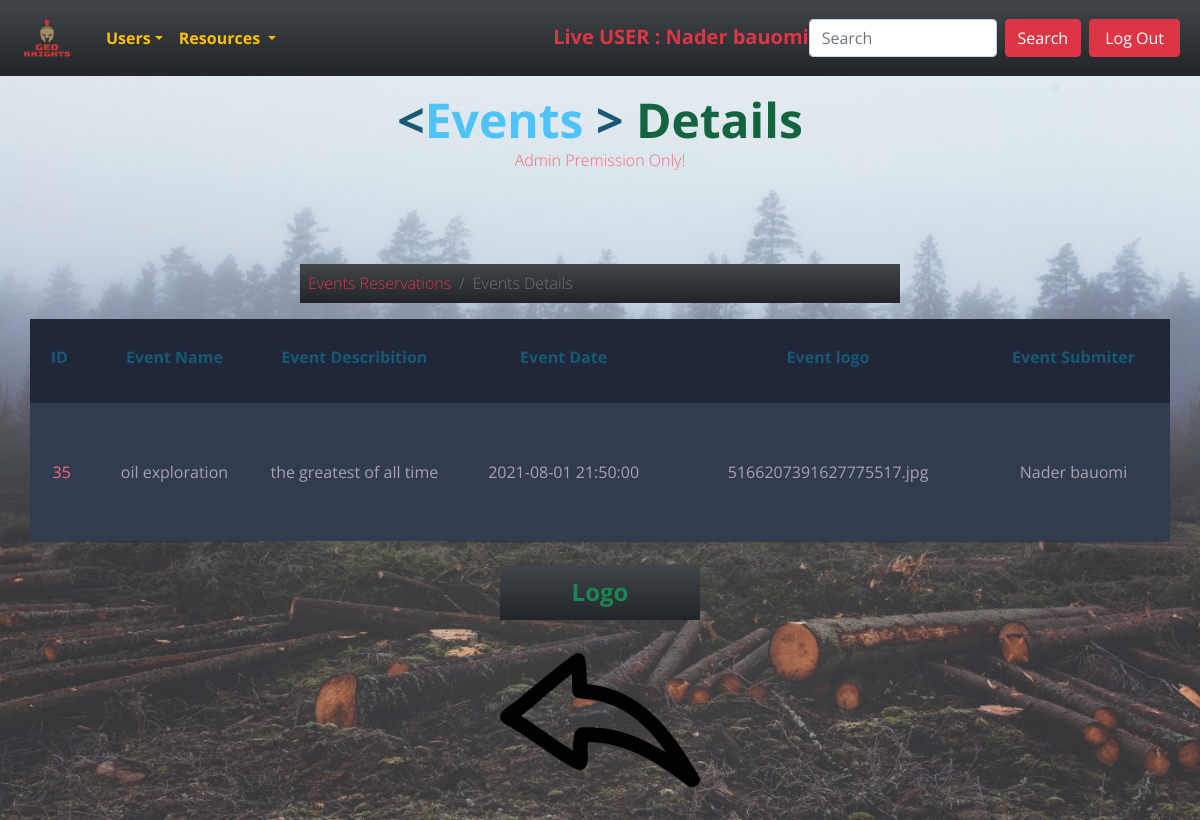
Page /admin/resources/eventsReservations/eventDeatails.php?id=35 (signed in) on the earlier database version.
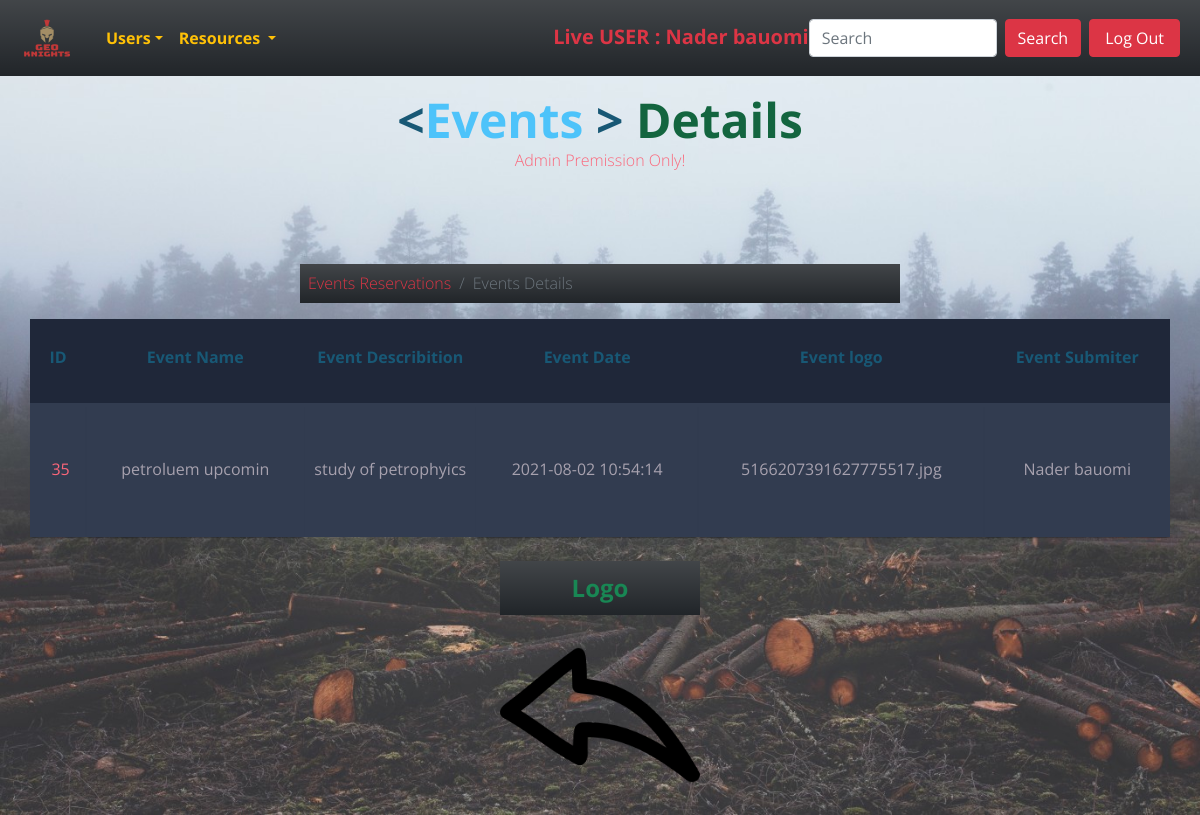
Same page on the later database version.
### tables this page shows
CREATE TABLE `events` (
  `id` int(11) NOT NULL,
  `event_name` char(60) NOT NULL,
  `event_describtion` varchar(200) NOT NULL,
  `eventDate` timestamp NOT NULL DEFAULT current_timestamp() ON UPDATE current_timestamp(),
  `event_logo` varchar(110) NOT NULL,
  `event_submiter` int(11) DEFAULT NULL
);

CREATE TABLE `users` (
  `id` int(11) NOT NULL,
  `name` char(50) NOT NULL,
  `email` char(80) NOT NULL,
  `password` char(50) NOT NULL,
  `phone` char(11) NOT NULL,
  `gender` char(40) NOT NULL,
  `user_type` int(11) DEFAULT NULL
);

### helpers/paths.php (called while the page is built, shortened)
<?php
function project($dis){
    return "http://" . $_SERVER['SERVER_NAME'] . "/g2p/" . $dis;
}
function resources($dis){
    return "http://" . $_SERVER['SERVER_NAME'] . "/g2p/admin/resources/" . $dis;
}
function login($dis){
    return $txt = "http://" . $_SERVER['SERVER_NAME'] . "/g2p/login/" . $dis;
}
function css($dis){
    return   "http://" . $_SERVER['SERVER_NAME'] . "/g2p/assests/css/" . $dis;
}
function images($dis){
    return "http://" . $_SERVER['SERVER_NAME'] . "/g2p/assests/images/" . $dis;
}
?>

### helpers/functions.php (called while the page is built, shortened)
<?php
function Sanitize($input, $flag)
{
    $sanitize_var = $input;
    switch ($flag) {
        case 1:
            $sanitize_var = filter_var($sanitize_var, FILTER_SANITIZE_NUMBER_INT);
            break;
    }
    return $sanitize_var;
}

### admin/resources/eventsReservations/eventDeatails.php (the view, shortened to what this page needs)
<?php
require "../../../helpers/paths.php";
require "../../../helpers/functions.php";
require '../../../helpers/dbConnection.php';
require '../../../layout/navAdmin.php';
$id  = Sanitize($_GET['id'], 1);
if (!Validator($id, 3)) {
    $_SESSION['message'] = $errorMessages;
    header("Location: " . resources('eventsReservations/index.php'));
} else {
    $sql = "select events.* , users.id as userID , users.name as submiter from events join users on events.event_submiter = users.id where events.id= $id ";
    $op = mysqli_query($con, $sql);
}
?>
<!DOCTYPE html>
<html lang="en">
<head>
    <link rel="stylesheet" href="<?php echo css('display.css') ?>">
</head>
<body>
    <h1 class="head"><span class="blue">&lt;</span>Events <span class="blue">&gt;</span> <span class="yellow">Details</pan>
    </h1>
    <h2>Admin Premission Only! <br><br>
    </h2>
    <ol class="breadcrumb bg-gradient bg-dark p-2 mx-auto mt-5 w-50 ">
        <li class="breadcrumb-item"><a class="text-decoration-none text-danger" href="<?php echo resources('eventsReservations/index.php') ?>">Events Reservations</a></li>
        <li class="breadcrumb-item active ">Events Details</li>
    </ol>
    <div class="d-flex flex-column justify-content-space-between">
        <table class="container">
            <thead>
                <tr>
                    <th>
                        <h1>ID</h1>
                    </th>
                    <th>
                        <h1>Event Name</h1>
                    </th>
                    <th>
                        <h1>Event Describition</h1>
                    </th>
                    <th>
                        <h1> Event Date</h1>
                    </th>
                    <th>
                        <h1> Event logo</h1>
                    </th>
                    <th>
                        <h1>Event Submiter</h1>
                    </th>
                </tr>
            </thead>
            <tbody>
                <?php while ($data = mysqli_fetch_assoc($op)) { ?>
                    <tr>
                        <td><?php echo $data['id']; ?></td>
                        <td><?php echo $data['event_name']; ?></td>
                        <td style="white-space: nowrap;overflow: hidden;text-overflow: ellipsis; width:8%"><?php echo $data['event_describtion']; ?></td>
                        <td style="text-align: center;"><?php echo $data['eventDate']; ?></td>
                        <td id="cellLogo"><?php echo $data['event_logo']; ?></td>
                        <td><?php echo $data['submiter']; ?></td>
                    </tr>
            </tbody>
        </table>
        <div class="logoPic col-lg-2 align-self-center col-4 mt-4">
            <div class="card-body  bg-gradient bg-dark">
                <p class="card-text text-success text-center fw-bold fs-4">Logo</p>
            </div>
            <img id="eventLogo" src=" <?php echo images('eventsLogos/') . $data['event_logo'] ?>" class="card-img-top" alt="logo">
        </div>
    <?php } ?>
    </div>
</body>
</html>

### layout/navAdmin.php (shortened to what this page needs)
<!DOCTYPE html>
<html lang="en">
<head>
    <link href="https://cdn.jsdelivr.net/npm/bootstrap@5.0.2/dist/css/bootstrap.min.css" rel="stylesheet">
</head>
<body>
    <header style="z-index: 9999;">
        <div class="logo">
            <nav class="navbar navbar-expand-lg navbar-light bg-dark bg-gradient ">
                <div class="container-fluid">
                    <a class="navbar-brand" href="<?php echo project('admin/index.php') ?>">
                        <img src="<?php echo images('logo.png'); ?>" alt="" width="70" height="50">
                    </a>
                    <div class="collapse navbar-collapse" id="navbarSupportedContent">
                        <ul class="navbar-nav me-auto mb-2 mb-lg-0 text-warning">
                            <li class="nav-item dropdown ">
                                <a class="nav-link dropdown-toggle text-warning fw-bold" href="#" id="navbarDropdown" data-bs-toggle="dropdown">Users</a>
                            </li>
                            <li class="nav-item dropdown">
                                <a class="nav-link dropdown-toggle text-warning fw-bold" href="#" id="navbarDropdown" data-bs-toggle="dropdown">
                                    Resources
                                </a>
                            </li>
                        </ul>
                        <marquee behavior="" direction=""><span class="mx-auto text-danger fw-bold fs-5">Live USER : <?php echo $_SESSION['users']["name"]; ?></span></marquee>
                        <form class="d-flex col-3 ">
                            <input class="form-control me-2 " type="search" placeholder="Search" aria-label="Search">
                            <button class="btn btn-danger text-white" type="submit">Search</button>
                        </form>
                        <a href="<?php echo login('logout.php') ?>" class="btn btn-danger text-white mx-2 col-1" type="submit">Log Out</a>
                    </div>
                </div>
            </nav>
        </div>
    </header>
</body>
</html>

### assests/css/display.css (style rules this page uses)
body { font-family: 'Open Sans', sans-serif; font-weight: 300; line-height: 1.42em; color: #A7A1AE; background: url(../images/bg.jpg); background-size: cover; background-repeat: no-repeat; perspective: 300px; }
h1 { font-size: 3em; font-weight: 300; line-height: 1em; color: #4DC3FA; font-weight: bold; text-align: center; }
h2 { font-size: 1em; font-weight: 300; text-align: center; display: block; line-height: 1em; padding-bottom: 2em; color: #FB667A; }
.blue { color: #185875; }
.yellow { color: #13653f; }
.container th h1 { font-weight: bold; font-size: 1em; text-align: center; color: #185875; }
.container td { font-weight: normal; font-size: 1em; -webkit-box-shadow: 0 2px 2px -2px #0E1119; -moz-box-shadow: 0 2px 2px -2px #0E1119; box-shadow: 0 2px 2px -2px #0E1119; }
.container { text-align: center; width: 100%; margin: 0 auto; display: table; padding: 0 0 8em 0; width: 100%; }
.container td, .container th { padding: 30px 10px; }
.container tr:nth-child(odd) { background-color: #323C50; }
.container th { background-color: #1F2739; }
.container td:first-child { color: #FB667A; padding-left: 15px; }
.container td:last-child { display: flex; flex-direction: column; align-items: center; justify-content: space-evenly; padding: 30% 10px; }

### layout/navAdmin.php (style rules this page uses)
header { position: sticky; top: 0; width: 100%; }
ul { z-index: 9999 !important; }

### admin/resources/eventsReservations/eventDeatails.php (style rules this page uses)
.head { margin-top: 20px; }
table { width: 100% !important; }
th h1 { text-align: center !important; }
td { text-align: center !important; }

Differences in the rows shown:
changed events "5166207391627775517.jpg": event_name "oil exploration" → "petroluem upcomin"; event_describtion "the greatest of all time" → "study of petrophyics"; eventDate "2021-08-01 21:50:00" → "2021-08-02 10:54:14"
